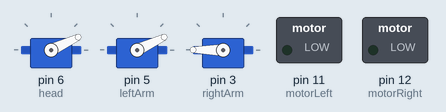
A sketch run on a simulated Arduino Uno, built with avr-gcc and run on an emulated ATmega328P. On the bench: 3 × servo, switched loads named in the sketch (green lamp = pin HIGH).

Above: at 0.05 s.
At 2.15 s:
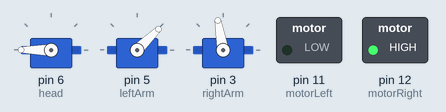
At 4.25 s:
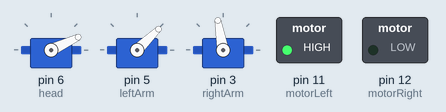
At 8.5 s:
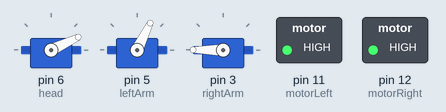
At 12.7 s:
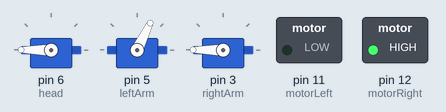
At 16.95 s:
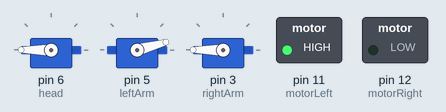
Timing chart, 0 to 19.6 s (numbered marks = the images above):
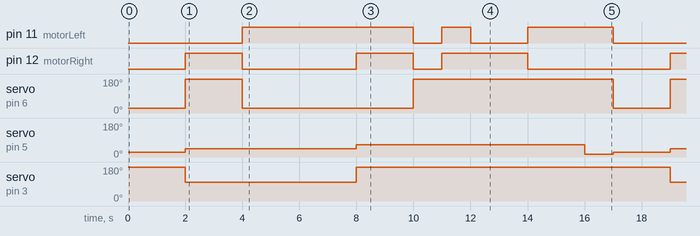

Measured:
- by itself, pin 11 (motorLeft): LOW → HIGH at 4.0 s, → LOW 6.0 s later, → HIGH 1.0 s later, → LOW 1.0 s later, … (13 changes in this stretch)
- by itself, pin 12 (motorRight): repeats every 17.0 s: LOW 4.0 s, HIGH 2.0 s, LOW 1.0 s, HIGH 3.0 s, LOW 5.0 s, HIGH 2.0 s
- by itself, servo on pin 6 (head): repeats every 17.0 s: 25° 6.0 s, 180° 7.0 s, 25° 2.0 s, 180° 2.0 s
- by itself, servo on pin 5 (leftArm): 25° → 44° at 2.0 s, → 64° 6.0 s later, → 15° 8.0 s later, → 25° 1.0 s later, … (9 changes in this stretch)
- by itself, servo on pin 3 (rightArm): alternates 180° for 11.0 s and 100° for 6.0 s

The sketch:

Robot-lego_3_servos_and_2_motors.ino
```cpp
#include <Servo.h>

Servo head;
Servo leftArm;
Servo rightArm;

const int motorRight = 12;
const int motorLeft = 11;

void setup() {
  // put your setup code here, to run once:

  head.attach(6);
  head.write(0);

  leftArm.attach(5);
  leftArm.write(0);

  rightArm.attach(3);
  rightArm.write(0);

  pinMode(motorRight,OUTPUT);
  pinMode(motorLeft,OUTPUT);


}

void loop() {
  // put your main code here, to run repeatedly:

  head.write(800);
  leftArm.write(800);
  rightArm.write(400);
  digitalWrite(motorRight,LOW);
  digitalWrite(motorLeft,LOW);
  delay(2000);

  head.write(200);
  leftArm.write(1000);
  rightArm.write(100);
  digitalWrite(motorRight,HIGH);
  digitalWrite(motorLeft,LOW);
  delay(2000);

  digitalWrite(motorRight,LOW);
  digitalWrite(motorLeft,HIGH);
  head.write(800);
  delay(4000);
  rightArm.write(300);
  leftArm.write(1200);
  digitalWrite(motorRight,HIGH);
  digitalWrite(motorLeft,HIGH);

  delay(2000);
  head.write(200);
  digitalWrite(motorRight,LOW);
  digitalWrite(motorLeft,LOW);
  delay(1000);

  digitalWrite(motorRight,HIGH);
  digitalWrite(motorLeft,HIGH);

  delay(1000);
  digitalWrite(motorRight,HIGH);
  digitalWrite(motorLeft,LOW);

  delay(2000);
  digitalWrite(motorRight,LOW);
  digitalWrite(motorLeft,HIGH);
  delay(2000);
  head.write(300);
  leftArm.write(700);
  rightArm.write(400);

  delay(1000);
}
```
